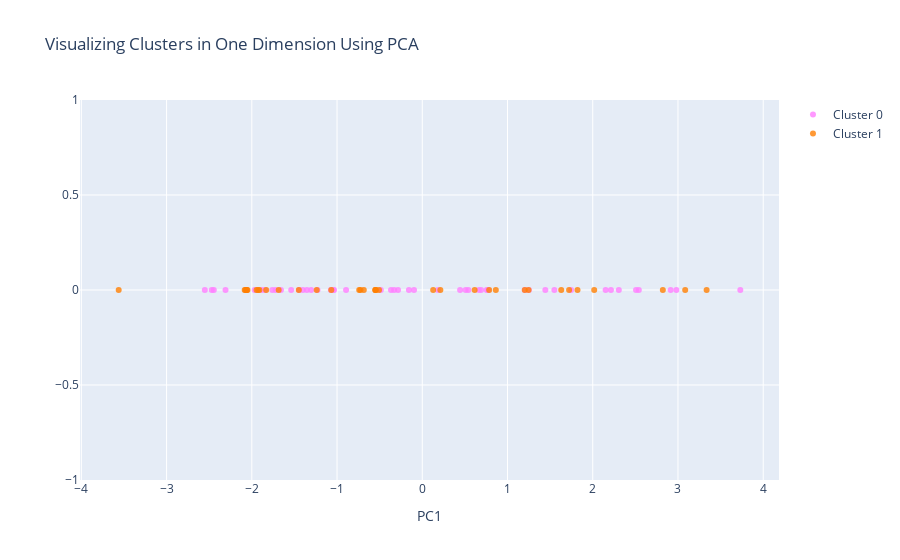

The code cell stored with this chart in its notebook:
### Code cell
#Instructions for building the 1-D plot

#trace1 is for 'Cluster 0'
trace1 = go.Scatter(
                    x = cluster0["PC1_1d"],
                    y = cluster0["dummy"],
                    mode = "markers",
                    name = "Cluster 0",
                    marker = dict(color = 'rgba(255, 128, 255, 0.8)'),
                    text = None)

#trace2 is for 'Cluster 1'
trace2 = go.Scatter(
                    x = cluster1["PC1_1d"],
                    y = cluster1["dummy"],
                    mode = "markers",
                    name = "Cluster 1",
                    marker = dict(color = 'rgba(255, 128, 2, 0.8)'),
                    text = None)

#trace3 is for 'Cluster 2'
trace3 = go.Scatter(
                    x = cluster2["PC1_1d"],
                    y = cluster2["dummy"],
                    mode = "markers",
                    name = "Cluster 2",
                    marker = dict(color = 'rgba(0, 255, 200, 0.8)'),
                    text = None)

data = [trace1, trace2, trace3]

title = "Visualizing Clusters in One Dimension Using PCA"

layout = dict(title = title,
              xaxis= dict(title= 'PC1',ticklen= 5,zeroline= False),
              yaxis= dict(title= '',ticklen= 5,zeroline= False)
             )

fig = dict(data = data, layout = layout)

iplot(fig)

### Figure 1 — Plotly figure (JSON) as saved in the notebook; plotly's stock layout.template omitted (floating-point values rounded to 4 significant figures)
{"data": [{"marker": {"color": "rgba(255, 128, 255, 0.8)"}, "mode": "markers", "name": "Cluster 0", "type": "scatter", "x": [-1.722, -1.966, 2.981, 0.4436, 2.914, -1.882, 0.6901, -1.402, -2.47, 2.541, 0.5087, 2.151, -2.551, -0.09676, -1.842, -1.229, 1.444, 2.306, -1.538, -2.062, -1.444, 2.508, -0.2844, 1.203, 2.214, 1.746, 1.251, 0.5411, -1.072, -2.446, -0.1568, -0.3672, -0.8941, -1.035, -0.4862, -1.304, -1.046, 0.756, -1.76, -1.658, -2.309, 0.6631, -0.3304, 0.1841, -1.354, 3.731, 0.7727, 1.55], "y": [0, 0, 0, 0, 0, 0, 0, 0, 0, 0, 0, 0, 0, 0, 0, 0, 0, 0, 0, 0, 0, 0, 0, 0, 0, 0, 0, 0, 0, 0, 0, 0, 0, 0, 0, 0, 0, 0, 0, 0, 0, 0, 0, 0, 0, 0, 0, 0]}, {"marker": {"color": "rgba(255, 128, 2, 0.8)"}, "mode": "markers", "name": "Cluster 1", "type": "scatter", "x": [1.821, 1.203, -1.685, -2.083, 3.336, -1.239, 0.8631, -2.062, -2.051, 0.6146, 0.2121, -1.926, 2.822, 3.085, -0.7401, -0.5519, -0.5074, -0.7249, -0.6861, 1.722, 2.017, -3.562, -0.5474, -2.075, -1.911, 0.1278, -1.945, -1.449, -1.831, -0.5487, -1.068, 1.247, 1.63, 0.7847, -2.061], "y": [0, 0, 0, 0, 0, 0, 0, 0, 0, 0, 0, 0, 0, 0, 0, 0, 0, 0, 0, 0, 0, 0, 0, 0, 0, 0, 0, 0, 0, 0, 0, 0, 0, 0, 0]}, {"marker": {"color": "rgba(0, 255, 200, 0.8)"}, "mode": "markers", "name": "Cluster 2", "type": "scatter", "x": [], "y": []}], "layout": {"title": {"text": "Visualizing Clusters in One Dimension Using PCA"}, "xaxis": {"ticklen": 5, "title": {"text": "PC1"}, "zeroline": false}, "yaxis": {"ticklen": 5, "title": {"text": ""}, "zeroline": false}}}
